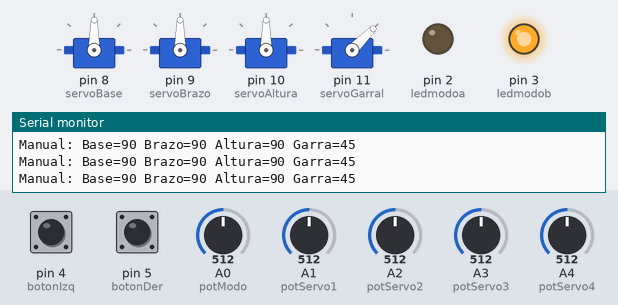
Bench run of a sketch on a simulated Arduino Uno, built with avr-gcc and run on an emulated ATmega328P. Parts: 4 × servo, output pins drawn as LEDs (lit = HIGH), the last lines printed to the serial monitor. The inputs (shaded band) are chosen by the test bench; at power-on: A1 (potServo1) = 512, A0 (potModo) = 512, A2 (potServo2) = 512, pin 4 (botonIzq) HIGH, pin 5 (botonDer) HIGH, A3 (potServo3) = 512, A4 (potServo4) = 512.

Above: at 1.2 s.
1.3 s: A1 (potServo1) set to 552
At 2.0 s:
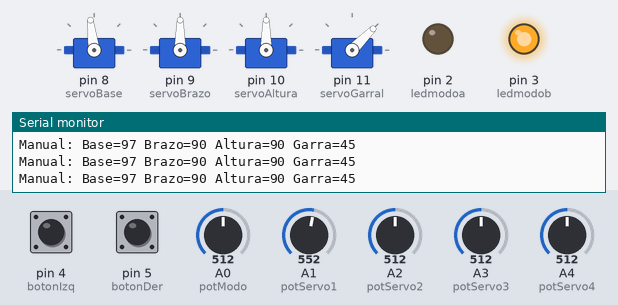
4.3 s: A1 (potServo1) set to 586
At 5.1 s:
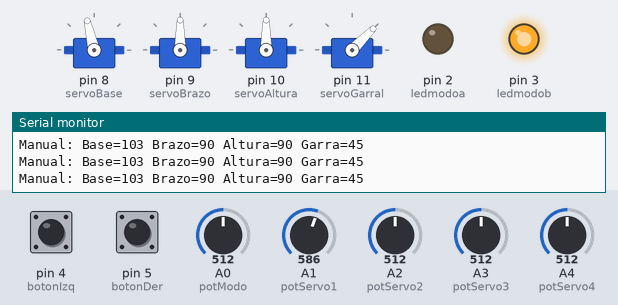
5.8 s: A0 (potModo) set to 498
At 7.4 s:
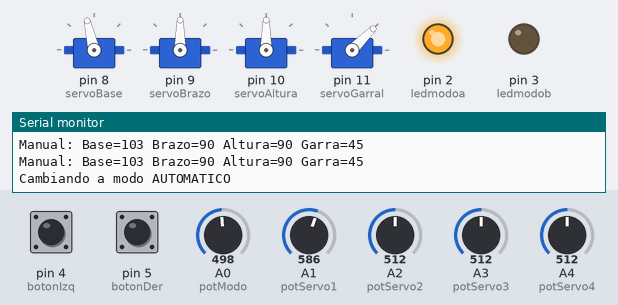
7.7 s: A0 (potModo) set to 521
At 8.8 s:
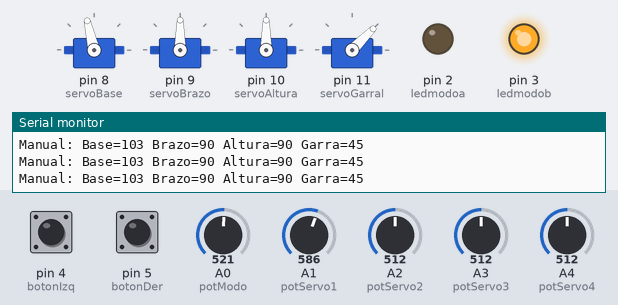
9.5 s: A2 (potServo2) set to 561
At 11.0 s:
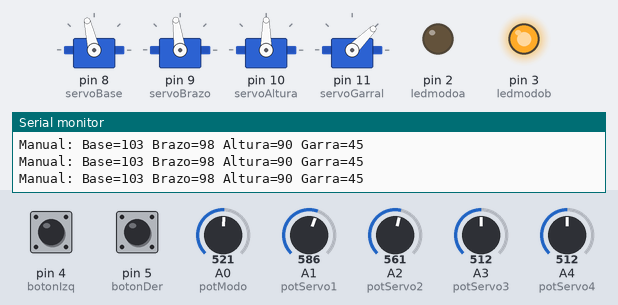
12.5 s: A2 (potServo2) set to 579
At 12.9 s:
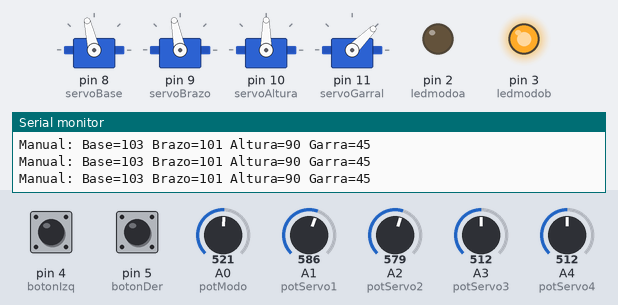
Timing chart, 0 to 15.0 s (numbered marks = the images above; inputs shaded):
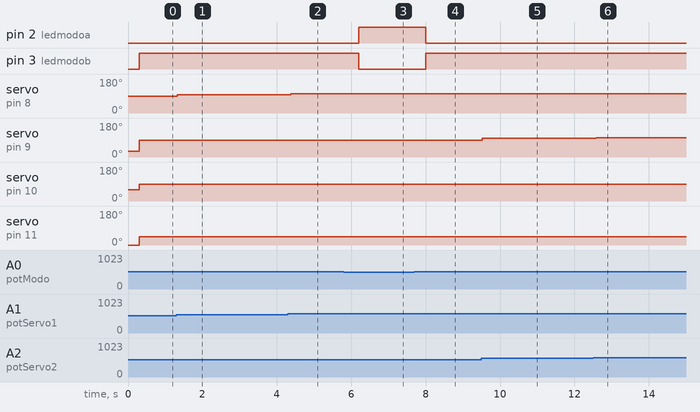

The sketch:

PROYECTO_Brazo_final.ino
```cpp
//VERSION FINAL
#include <Servo.h>

// Configuración de pines
const int potModo = A0;
const int potServo1 = A1;
const int potServo2 = A2;
const int potServo3 = A3;
const int potServo4 = A4;

const int botonIzq = 4;
const int botonDer = 5;

const int ledmodoa = 2;
const int ledmodob = 3;

Servo servoBase;      // Pin 8
Servo servoBrazo;     // Pin 9
Servo servoAltura;    // Pin 10
Servo servoGarral;    // Pin 11

int currentPose = 0;

unsigned long lastButtonPress = 0;
const unsigned long debounceDelay = 200;

enum Estado { S0_AUTO, S1_MANUAL };
Estado estadoActual = S0_AUTO;

void setup() {
  pinMode(botonIzq, INPUT_PULLUP);
  pinMode(botonDer, INPUT_PULLUP);
  pinMode(ledmodoa, OUTPUT);
  pinMode(ledmodob, OUTPUT);

  servoBase.attach(8);
  servoBrazo.attach(9);
  servoAltura.attach(10);
  servoGarral.attach(11);

  Serial.begin(9600);
  ejecutarPose(0); // Iniciar en pose 0
}

void loop() {
  int pot = analogRead(potModo);

  // Cambio entre modos
  if (pot > 511 && estadoActual == S0_AUTO) {
    estadoActual = S1_MANUAL;
    Serial.println("Cambiando a modo MANUAL");
    delay(300);
  }
  else if (pot <= 511 && estadoActual == S1_MANUAL) {
    estadoActual = S0_AUTO;
    Serial.println("Cambiando a modo AUTOMATICO");
    delay(300);
  }

  switch(estadoActual) {
    case S0_AUTO:
      modoAutomatico();
      break;
    case S1_MANUAL:
      modoManual();
      break;
  }
}

void modoAutomatico() {
  digitalWrite(ledmodoa, HIGH);
  digitalWrite(ledmodob, LOW);

  // Sistema mejorado de detección de botones
  unsigned long control = millis();

  if (control - lastButtonPress > debounceDelay) {
    if (digitalRead(botonDer) == LOW) {
      if (currentPose < 4) currentPose++;
      ejecutarPose(currentPose);
      lastButtonPress = control;
      Serial.print("Pose actual: ");
      Serial.println(currentPose);
    }
    else if (digitalRead(botonIzq) == LOW) {
      if (currentPose > 0) currentPose--;
      ejecutarPose(currentPose);
      lastButtonPress = control;
      Serial.print("Pose actual: ");
      Serial.println(currentPose);
    }
  }
}

void modoManual() {
  digitalWrite(ledmodoa, LOW);
  digitalWrite(ledmodob, HIGH);

  // Leer potenciómetros y mover servos
  int angBase = map(analogRead(potServo1), 0, 1023, 0, 180);
  int angBrazo = map(analogRead(potServo2), 0, 1023, 0, 180);
  int angAltura = map(analogRead(potServo3), 0, 1023, 0, 180);
  int angGarral = map(analogRead(potServo4), 0, 1023, 0, 90);

  servoBase.write(angBase);
  servoBrazo.write(angBrazo);
  servoAltura.write(angAltura);
  servoGarral.write(angGarral);

  // Lectura directa después de escribir
  Serial.print("Manual: Base=");
  Serial.print(servoBase.read());
  Serial.print(" Brazo=");
  Serial.print(servoBrazo.read());
  Serial.print(" Altura=");
  Serial.print(servoAltura.read());
  Serial.print(" Garra=");
  Serial.println(servoGarral.read());

  delay(100);

}

void ejecutarPose(int poseNumber) {
  switch(poseNumber) {
    case 0: // Pose Inicio
      servoBase.write(90);
      servoBrazo.write(30);
      servoAltura.write(60);
      servoGarral.write(0);
      break;
    case 1: // Pose Recogida
      servoBase.write(45);
      servoBrazo.write(120);
      servoAltura.write(30);
      servoGarral.write(0);
      break;
    case 2: // Pose Transporte
      servoBase.write(90);
      servoBrazo.write(90);
      servoAltura.write(120);
      servoGarral.write(90);
      break;
    case 3: // Pose Entrega
      servoBase.write(135);
      servoBrazo.write(60);
      servoAltura.write(80);
      servoGarral.write(0);
      break;
    case 4: // Pose Descanso
      servoBase.write(180);
      servoBrazo.write(0);
      servoAltura.write(0);
      servoGarral.write(45);
      break;
  }
}
```

Measured:
- the behaviour switches between 512 and 511 on A0 (potModo) (found by bisection; images 2 and 3)
- after the input at 1.3 s, servo on pin 8 (servoBase): 90° → 97° at once
- after the input at 4.3 s, servo on pin 8 (servoBase): 97° → 103° after 0.07 s
- after the input at 5.8 s, pin 2 (ledmodoa): LOW → HIGH after 0.40 s; pin 3 (ledmodob): HIGH → LOW after 0.40 s
- after the input at 7.7 s, pin 2 (ledmodoa): HIGH → LOW after 0.30 s; pin 3 (ledmodob): LOW → HIGH after 0.30 s
- after the input at 9.5 s, servo on pin 9 (servoBrazo): 90° → 98° at once
- after the input at 12.5 s, servo on pin 9 (servoBrazo): 98° → 101° after 0.08 s
